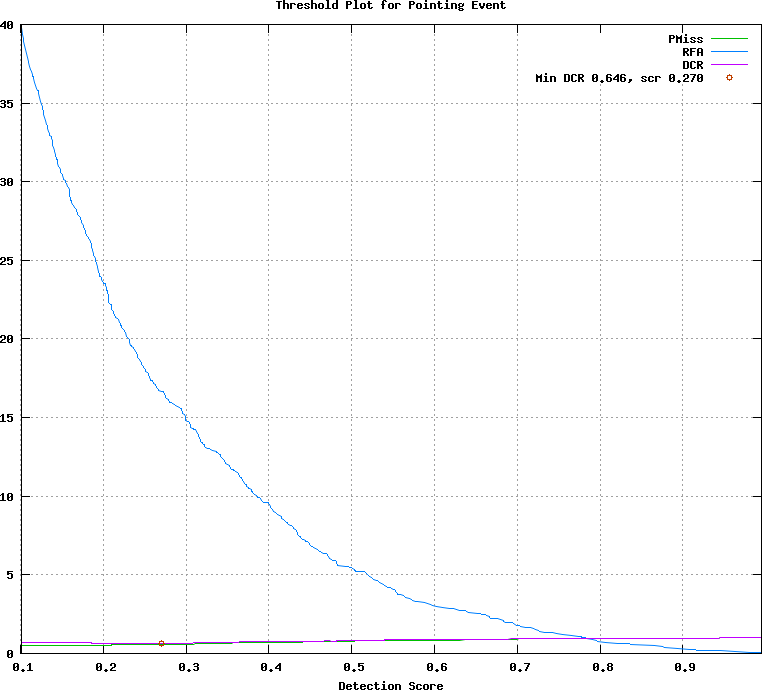

This figure's gnuplot source:
## GNUPLOT command file
set terminal postscript color
set style data lines
set title 'Threshold Plot for Pointing Event'
set xlabel 'Detection Score'
set grid
set size ratio 0.85
plot [0.101000:0.995000]  \
  'test.det.Pointing_Event.dat.1' using 1:4 title 'PMiss' with lines lt 2, \
  'test.det.Pointing_Event.dat.1' using 1:5 title 'RFA' with lines lt 3, \
  'test.det.Pointing_Event.dat.1' using 1:6 title 'DCR' with lines lt 4, \
  'test.det.Pointing_Event.dat.2' using 1:2 title 'Min DCR 0.646, scr 0.270' with points lt 6
